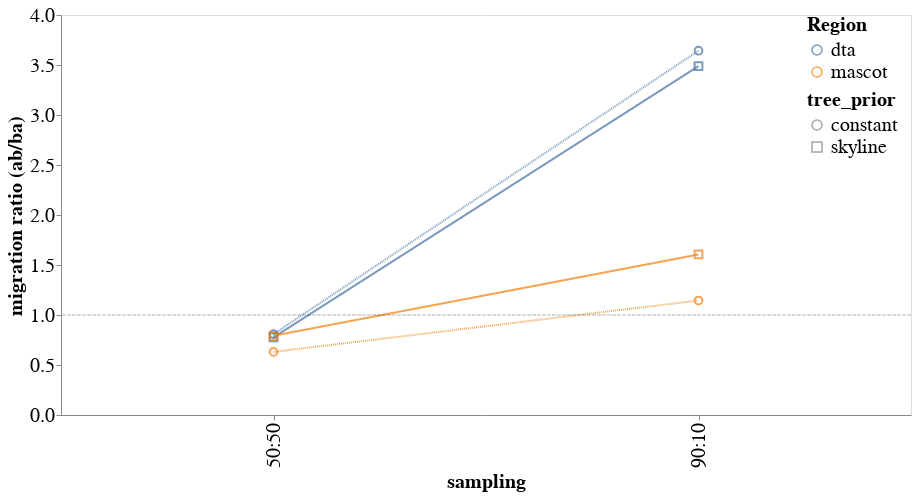

The notebook cell this image was saved under:
### Code cell
(points + line1 + line2 + one_line).configure_axis(
    labelFontSize=20,
    titleFontSize=20
).configure_legend(
    labelFontSize = 20,    titleFontSize=20
)

### Figure 1 — Vega-Lite specification as saved in the notebook (floating-point values rounded to 4 significant figures)
{"config": {"view": {"continuousWidth": 400, "continuousHeight": 300}, "axis": {"labelFontSize": 20, "titleFontSize": 20}, "legend": {"labelFontSize": 20, "titleFontSize": 20}}, "layer": [{"mark": {"type": "point", "opacity": 0.75, "size": 60}, "encoding": {"color": {"field": "method", "legend": {"offset": -104, "orient": "right", "title": "Region"}, "type": "nominal"}, "shape": {"field": "tree_prior", "type": "nominal"}, "x": {"field": "sampling", "type": "nominal"}, "y": {"axis": {"grid": false, "title": "migration ratio (ab/ba)"}, "field": "migration_ratio", "type": "quantitative"}}, "height": 400, "width": 850}, {"mark": {"type": "line", "opacity": 0.75}, "encoding": {"color": {"field": "method", "type": "nominal"}, "x": {"field": "sampling", "type": "nominal"}, "y": {"axis": {"grid": false, "title": "migration ratio (ab/ba)"}, "field": "migration_ratio", "type": "quantitative"}}, "height": 400, "transform": [{"filter": "(datum.tree_prior === 'skyline')"}], "width": 850}, {"mark": {"type": "line", "opacity": 0.75, "strokeDash": [1, 1]}, "encoding": {"color": {"field": "method", "type": "nominal"}, "x": {"field": "sampling", "type": "nominal"}, "y": {"axis": {"grid": false, "title": "migration ratio (ab/ba)"}, "field": "migration_ratio", "type": "quantitative"}}, "height": 400, "transform": [{"filter": "(datum.tree_prior === 'constant ')"}], "width": 850}, {"data": {"name": "data-0f80976e06af035141dd0a0f11df9332"}, "mark": {"type": "rule", "opacity": 0.3, "strokeDash": [4, 1]}, "encoding": {"y": {"field": "y", "type": "quantitative"}}, "height": 300, "width": 850}], "data": {"name": "data-54d23a14f2d65373ab1dc6972a6a30c4"}, "$schema": "https://vega.github.io/schema/vega-lite/v4.17.0.json", "datasets": {"data-54d23a14f2d65373ab1dc6972a6a30c4": [{"method": "dta", "sampling": "50:50", "tree_prior": "constant ", "migration_ratio": 0.8091}, {"method": "mascot", "sampling": "50:50", "tree_prior": "constant ", "migration_ratio": 0.6311}, {"method": "dta", "sampling": "90:10", "tree_prior": "constant ", "migration_ratio": 3.643}, {"method": "mascot", "sampling": "90:10", "tree_prior": "constant ", "migration_ratio": 1.145}, {"method": "dta", "sampling": "50:50", "tree_prior": "skyline", "migration_ratio": 0.7768}, {"method": "mascot", "sampling": "50:50", "tree_prior": "skyline", "migration_ratio": 0.7925}, {"method": "dta", "sampling": "90:10", "tree_prior": "skyline", "migration_ratio": 3.489}, {"method": "mascot", "sampling": "90:10", "tree_prior": "skyline", "migration_ratio": 1.606}], "data-0f80976e06af035141dd0a0f11df9332": [{"y": 1.0}]}}
